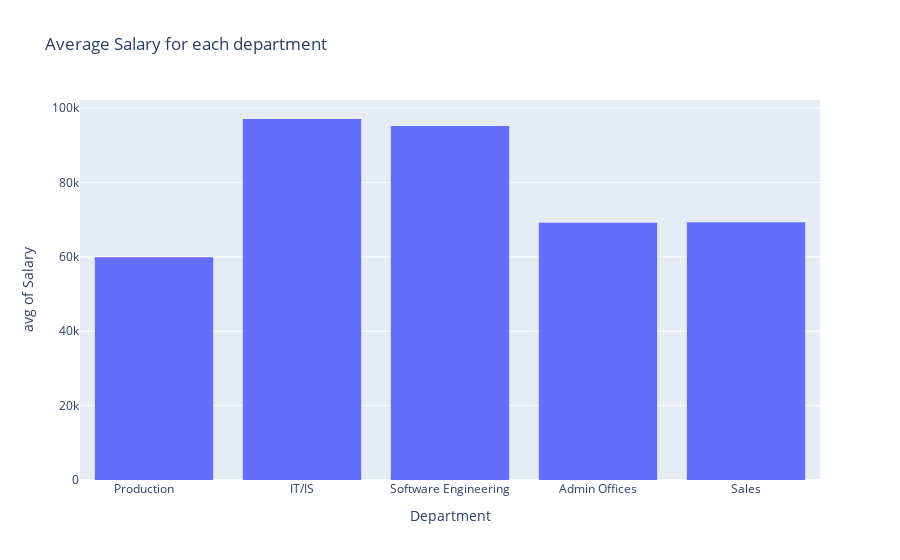

Source (notebook cell):
### Code cell
#change from count to average
hist1 = px.histogram(df, x='Department', y='Salary',title='Average Salary for each department', histfunc='avg')
hist1.show()

### Figure 1 — Plotly figure (JSON) as saved in the notebook; plotly's stock layout.template omitted (floating-point values rounded to 4 significant figures; data arrays with more than 128 entries replaced by an {"elided": "..."} marker saying what was removed)
{"data": [{"alignmentgroup": "True", "bingroup": "x", "histfunc": "avg", "hovertemplate": "Department=%{x}<br>avg of Salary=%{y}<extra></extra>", "legendgroup": "", "marker": {"color": "#636efa", "pattern": {"shape": ""}}, "name": "", "offsetgroup": "", "orientation": "v", "showlegend": false, "type": "histogram", "x": {"elided": "311 str values"}, "xaxis": "x", "y": {"elided": "311 int values"}, "yaxis": "y"}], "layout": {"barmode": "relative", "legend": {"tracegroupgap": 0}, "title": {"text": "Average Salary for each department"}, "xaxis": {"anchor": "y", "domain": [0, 1], "title": {"text": "Department"}}, "yaxis": {"anchor": "x", "domain": [0, 1], "title": {"text": "avg of Salary"}}}}
